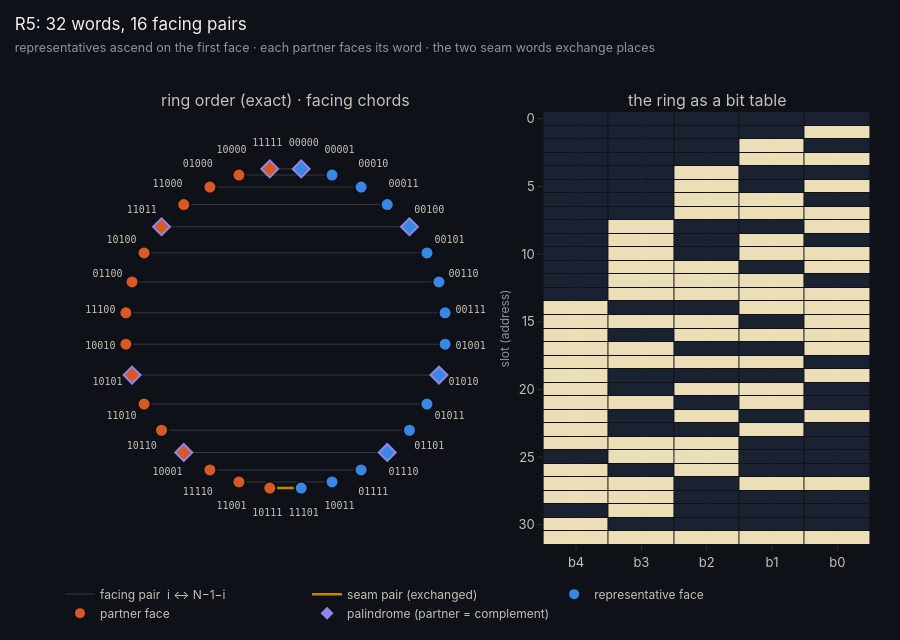

The code cell stored with this chart in its notebook:
### Markdown cell above
## 3 · The ring

Representatives $x<P(x)$ ascend in slots $0,\dots,M-1$; each partner faces its word; the two words at the seam exchange places:

$$R_n[N-1-i]=P\bigl(R_n[i]\bigr),\qquad R_n[M-1]=u\oplus e_R,\quad R_n[M]=u\oplus e_L\quad(n=2r,\ e_R=2^{r-1},\ e_L=2^r),$$

$$K_n=\operatorname{span}_{\mathbb F_2}\{e_R,e_L,u\},\qquad |K_n|=8 .$$

The first ring sits at the start, the end and the seam of every ring. The seam word is $1^{\lfloor n/2\rfloor-1}\,0\,1^{\lceil n/2\rceil}$ and nests outward as $1\cdot S\cdot 1$. Read as a tape, the ring is a palindrome everywhere except on palindromic words, where it is anti-palindromic; every ring is exactly half light, and the partner half carries $2^{\lceil L/2\rceil}$ more ones than the representative half for $L\ge2$. At $L=1$ the halves differ by one: that line lands **ELSEWHERE → the 1-bit ring**, whose only palindrome is its own middle bit.

### Code cell
rv.show(rv.fig_ring_order(5))
ui.show_checks("R-02", "R-03", "R-05", "R-06", "R-07")

### Figure 1 — Plotly figure (JSON) as saved in the notebook; plotly's stock layout.template omitted (floating-point values rounded to 4 significant figures; data arrays with more than 128 entries replaced by an {"elided": "..."} marker saying what was removed)
{"data": [{"hoverinfo": "skip", "line": {"color": "rgba(195,194,183,0.22)", "width": 1}, "mode": "lines", "name": "facing pair  i ↔ N−1−i", "type": "scatter", "x": [0.09802, -0.09802, null, 0.2903, -0.2903, null, 0.4714, -0.4714, null, 0.6344, -0.6344, null, 0.773, -0.773, null, 0.8819, -0.8819, null, 0.9569, -0.9569, null, 0.9952, -0.9952, null, 0.9952, -0.9952, null, 0.9569, -0.9569, null, 0.8819, -0.8819, null, 0.773, -0.773, null, 0.6344, -0.6344, null, 0.4714, -0.4714, null, 0.2903, -0.2903, null, 0.09802, -0.09802, null], "xaxis": "x", "y": [0.9952, 0.9952, null, 0.9569, 0.9569, null, 0.8819, 0.8819, null, 0.773, 0.773, null, 0.6344, 0.6344, null, 0.4714, 0.4714, null, 0.2903, 0.2903, null, 0.09802, 0.09802, null, -0.09802, -0.09802, null, -0.2903, -0.2903, null, -0.4714, -0.4714, null, -0.6344, -0.6344, null, -0.773, -0.773, null, -0.8819, -0.8819, null, -0.9569, -0.9569, null, -0.9952, -0.9952, null], "yaxis": "y"}, {"hoverinfo": "skip", "line": {"color": "#c98500", "width": 2.5}, "mode": "lines", "name": "seam pair (exchanged)", "type": "scatter", "x": [0.09802, -0.09802], "xaxis": "x", "y": [-0.9952, -0.9952], "yaxis": "y"}, {"hovertemplate": "%{text}<extra></extra>", "marker": {"color": ["#3987e5", "#3987e5", "#3987e5", "#3987e5", "#3987e5", "#3987e5", "#3987e5", "#3987e5", "#3987e5", "#3987e5", "#3987e5", "#3987e5", "#3987e5", "#3987e5", "#3987e5", "#3987e5", "#d95926", "#d95926", "#d95926", "#d95926", "#d95926", "#d95926", "#d95926", "#d95926", "#d95926", "#d95926", "#d95926", "#d95926", "#d95926", "#d95926", "#d95926", "#d95926"], "line": {"color": ["#9085e9", "#0e1117", "#0e1117", "#0e1117", "#9085e9", "#0e1117", "#0e1117", "#0e1117", "#0e1117", "#9085e9", "#0e1117", "#0e1117", "#9085e9", "#0e1117", "#0e1117", "#0e1117", "#0e1117", "#0e1117", "#0e1117", "#9085e9", "#0e1117", "#0e1117", "#9085e9", "#0e1117", "#0e1117", "#0e1117", "#0e1117", "#9085e9", "#0e1117", "#0e1117", "#0e1117", "#9085e9"], "width": 2}, "size": 13, "symbol": ["diamond", "circle", "circle", "circle", "diamond", "circle", "circle", "circle", "circle", "diamond", "circle", "circle", "diamond", "circle", "circle", "circle", "circle", "circle", "circle", "diamond", "circle", "circle", "diamond", "circle", "circle", "circle", "circle", "diamond", "circle", "circle", "circle", "diamond"]}, "mode": "markers", "showlegend": false, "text": ["slot 0<br><b>00000</b> (0)<br>partner 11111<br>representative face · palindrome", "slot 1<br><b>00001</b> (1)<br>partner 10000<br>representative face", "slot 2<br><b>00010</b> (2)<br>partner 01000<br>representative face", "slot 3<br><b>00011</b> (3)<br>partner 11000<br>representative face", "slot 4<br><b>00100</b> (4)<br>partner 11011<br>representative face · palindrome", "slot 5<br><b>00101</b> (5)<br>partner 10100<br>representative face", "slot 6<br><b>00110</b> (6)<br>partner 01100<br>representative face", "slot 7<br><b>00111</b> (7)<br>partner 11100<br>representative face", "slot 8<br><b>01001</b> (9)<br>partner 10010<br>representative face", "slot 9<br><b>01010</b> (10)<br>partner 10101<br>representative face · palindrome", "slot 10<br><b>01011</b> (11)<br>partner 11010<br>representative face", "slot 11<br><b>01101</b> (13)<br>partner 10110<br>representative face", "slot 12<br><b>01110</b> (14)<br>partner 10001<br>representative face · palindrome", "slot 13<br><b>01111</b> (15)<br>partner 11110<br>representative face", "slot 14<br><b>10011</b> (19)<br>partner 11001<br>representative face", "slot 15<br><b>11101</b> (29)<br>partner 10111<br>representative face", "slot 16<br><b>10111</b> (23)<br>partner 11101<br>partner face", "slot 17<br><b>11001</b> (25)<br>partner 10011<br>partner face", "slot 18<br><b>11110</b> (30)<br>partner 01111<br>partner face", "slot 19<br><b>10001</b> (17)<br>partner 01110<br>partner face · palindrome", "slot 20<br><b>10110</b> (22)<br>partner 01101<br>partner face", "slot 21<br><b>11010</b> (26)<br>partner 01011<br>partner face", "slot 22<br><b>10101</b> (21)<br>partner 01010<br>partner face · palindrome", "slot 23<br><b>10010</b> (18)<br>partner 01001<br>partner face", "slot 24<br><b>11100</b> (28)<br>partner 00111<br>partner face", "slot 25<br><b>01100</b> (12)<br>partner 00110<br>partner face", "slot 26<br><b>10100</b> (20)<br>partner 00101<br>partner face", "slot 27<br><b>11011</b> (27)<br>partner 00100<br>partner face · palindrome", "slot 28<br><b>11000</b> (24)<br>partner 00011<br>partner face", "slot 29<br><b>01000</b> (8)<br>partner 00010<br>partner face", "slot 30<br><b>10000</b> (16)<br>partner 00001<br>partner face", "slot 31<br><b>11111</b> (31)<br>partner 00000<br>partner face · palindrome"], "type": "scatter", "x": [0.09802, 0.2903, 0.4714, 0.6344, 0.773, 0.8819, 0.9569, 0.9952, 0.9952, 0.9569, 0.8819, 0.773, 0.6344, 0.4714, 0.2903, 0.09802, -0.09802, -0.2903, -0.4714, -0.6344, -0.773, -0.8819, -0.9569, -0.9952, -0.9952, -0.9569, -0.8819, -0.773, -0.6344, -0.4714, -0.2903, -0.09802], "xaxis": "x", "y": [0.9952, 0.9569, 0.8819, 0.773, 0.6344, 0.4714, 0.2903, 0.09802, -0.09802, -0.2903, -0.4714, -0.6344, -0.773, -0.8819, -0.9569, -0.9952, -0.9952, -0.9569, -0.8819, -0.773, -0.6344, -0.4714, -0.2903, -0.09802, 0.09802, 0.2903, 0.4714, 0.6344, 0.773, 0.8819, 0.9569, 0.9952], "yaxis": "y"}, {"marker": {"color": "#3987e5", "size": 10, "symbol": "circle"}, "mode": "markers", "name": "representative face", "type": "scatter", "x": [null], "xaxis": "x", "y": [null], "yaxis": "y"}, {"marker": {"color": "#d95926", "size": 10, "symbol": "circle"}, "mode": "markers", "name": "partner face", "type": "scatter", "x": [null], "xaxis": "x", "y": [null], "yaxis": "y"}, {"marker": {"color": "#9085e9", "size": 10, "symbol": "diamond"}, "mode": "markers", "name": "palindrome (partner = complement)", "type": "scatter", "x": [null], "xaxis": "x", "y": [null], "yaxis": "y"}, {"hoverinfo": "skip", "mode": "text", "showlegend": false, "text": ["00000", "00001", "00010", "00011", "00100", "00101", "00110", "00111", "01001", "01010", "01011", "01101", "01110", "01111", "10011", "11101", "10111", "11001", "11110", "10001", "10110", "11010", "10101", "10010", "11100", "01100", "10100", "11011", "11000", "01000", "10000", "11111"], "textfont": {"color": "#c3c2b7", "family": "JetBrains Mono, Cascadia Code, Consolas, Menlo, monospace", "size": 10}, "type": "scatter", "x": [0.1137, 0.3367, 0.5468, 0.7359, 0.8967, 1.023, 1.11, 1.154, 1.154, 1.11, 1.023, 0.8967, 0.7359, 0.5468, 0.3367, 0.1137, -0.1137, -0.3367, -0.5468, -0.7359, -0.8967, -1.023, -1.11, -1.154, -1.154, -1.11, -1.023, -0.8967, -0.7359, -0.5468, -0.3367, -0.1137], "xaxis": "x", "y": [1.154, 1.11, 1.023, 0.8967, 0.7359, 0.5468, 0.3367, 0.1137, -0.1137, -0.3367, -0.5468, -0.7359, -0.8967, -1.023, -1.11, -1.154, -1.154, -1.11, -1.023, -0.8967, -0.7359, -0.5468, -0.3367, -0.1137, 0.1137, 0.3367, 0.5468, 0.7359, 0.8967, 1.023, 1.11, 1.154], "yaxis": "y"}, {"colorscale": [[0, "#1a2232"], [1, "#ecdfb8"]], "hovertemplate": "slot %{y} · %{x} = %{z}<extra></extra>", "showscale": false, "type": "heatmap", "x": ["b4", "b3", "b2", "b1", "b0"], "xaxis": "x2", "xgap": 1, "y": [0, 1, 2, 3, 4, 5, 6, 7, 8, 9, 10, 11, 12, 13, 14, 15, 16, 17, 18, 19, 20, 21, 22, 23, 24, 25, 26, 27, 28, 29, 30, 31], "yaxis": "y2", "ygap": 1, "z": {"elided": "32x5 int values"}}], "layout": {"annotations": [{"font": {"size": 16}, "showarrow": false, "text": "ring order (exact) · facing chords", "x": 0.2784, "xanchor": "center", "xref": "paper", "y": 1, "yanchor": "bottom", "yref": "paper"}, {"font": {"size": 16}, "showarrow": false, "text": "the ring as a bit table", "x": 0.7984, "xanchor": "center", "xref": "paper", "y": 1, "yanchor": "bottom", "yref": "paper"}], "height": 640, "legend": {"orientation": "h", "x": 0, "xanchor": "left", "y": -0.08, "yanchor": "top"}, "margin": {"t": 112}, "title": {"pad": {"l": 4, "t": 30}, "text": "R5: 32 words, 16 facing pairs<br><span style='font-size:12.5px;color:#8b93a3'>representatives ascend on the first face · each partner faces its word · the two seam words exchange places</span>", "y": 1, "yanchor": "top", "yref": "container"}, "xaxis": {"anchor": "y", "domain": [0, 0.5568], "range": [-1.35, 1.35], "visible": false}, "xaxis2": {"anchor": "y2", "domain": [0.5968, 1]}, "yaxis": {"anchor": "x", "domain": [0, 1], "range": [-1.35, 1.35], "scaleanchor": "x", "scaleratio": 1, "visible": false}, "yaxis2": {"anchor": "x2", "autorange": "reversed", "domain": [0, 1], "title": {"text": "slot (address)"}}}}
